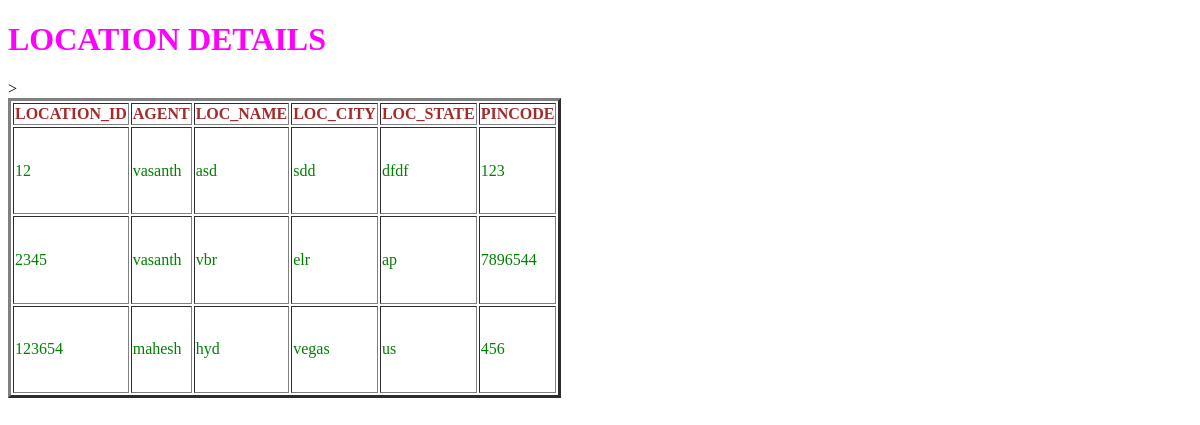
/location/, run on the app's committed database.
### testapp/models.py (models this page shows, shortened)
class location(models.Model):
    locationid=models.CharField(max_length=30)
    agentloc=models.ForeignKey(agent,on_delete=models.CASCADE)
    locname=models.CharField(max_length=40)
    loccity=models.CharField(max_length=10)
    locstate=models.CharField(max_length=40)
    pincode=models.IntegerField(default=False)

class agent(models.Model):
    agentid=models.CharField(max_length=30)
    firstname=models.CharField(max_length=10)
    lastname=models.CharField(max_length=10)
    experience=models.CharField(max_length=5)
    company=models.CharField(max_length=10)
    def __str__(self):
        return self.firstname

### testapp/views.py (the view)
# urls.py: path('location/', views.agent3),
def agent3(request):
    agentrecords2=location.objects.all()
    return render(request,'testapp2.html',{'agentrecord2':agentrecords2})

### template/testapp2.html (shortened to what this page needs)
<!DOCTYPE html>
<html lang="en" dir="ltr">
{%load staticfiles%}
  <head>
    <link rel="stylesheet" href="{%static 'testapp2.css'%}">
  </head>
  <body>
    <h1>LOCATION DETAILS</h1>
    {% if agentrecord2 %}
    <table border="3",<canvas id="canvas" width="300" height="300"></canvas>>
      <thead>
        <th>LOCATION_ID</th>
        <th>AGENT</th>
        <th>LOC_NAME</th>
        <th>LOC_CITY</th>
        <th>LOC_STATE</th>
        <th>PINCODE</th>
      </thead>
      {% for agentsloc in agentrecord2 %}
      <tr>
        <td>{{agentsloc.locationid}}</td>
        <td>{{agentsloc.agentloc}}</td>
        <td>{{agentsloc.locname}}</td>
        <td>{{agentsloc.loccity}}</td>
        <td>{{agentsloc.locstate}}</td>
        <td>{{agentsloc.pincode}}</td>
      </tr>
      {% endfor%}
    </table>
    {%else%}
<p>NO LOCATION RECORD WILL BE FOUND </p>
  {% endif %}
  </body>
</html>

### static/testapp2.css (style rules this page uses)
body { background: url(https://images.unsplash.com/photo-1540821924489-7690c70c4eac?ixlib=rb-0.3.5&ixid=eyJhcHBfaWQiOjEyMDd9&s=4a19ba2f6bc2b6b8e2120c0baa703e23&auto=format&fit=crop&w=1382&q=80); background-repeat: no-repeat; background-size: cover; }
h1 { color: fuchsia; }
thead { color: brown; }
td { color: green; }

### data on the page
location: locationid "12", agentloc "vasanth", locname "asd", loccity "sdd", locstate "dfdf", pincode "123"
location: locationid "2345", agentloc "vasanth", locname "vbr", loccity "elr", locstate "ap", pincode "7896544"
location: locationid "123654", agentloc "mahesh", locname "hyd", loccity "vegas", locstate "us", pincode "456"
